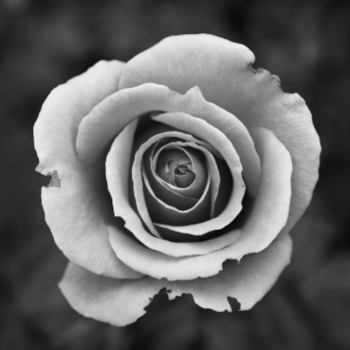
#> input picture 8-Procesamiento de Imagenes/demo-imgs/demo-imgs/rose.png, 350 x 350 px, found by its file name
$ jupyter execute --allow-errors NB1.ipynb   (shell and % lines are left out)
#> lines starting #> are read from the running program, lines starting #| are printed output that depends on the picture
# Conceptos básicos de numpy para manejos de imágenes

[cell 1]
import numpy as np
np.__version__

##Fundamentos de arrays

###Tipo de dato

[cell 2]
A1 = np.array([1, 4, 2, 5, 3])
A2 = np.array([3.14, 4, 2, 3])
A3 = np.array([1, 4, 2, 5, 3], dtype="uint8")
A4 = np.array([True, False, True])

print(type(A1))

print(A1.dtype)
print(A2.dtype)
print(A3.dtype)
print(A4.dtype)

Creación de arreglos

[cell 3]
A5 = np.array([ [1,2,3], [4,5,6], [7,8,9] ])
A6 = np.zeros(10, dtype=int)
A7 = np.ones((3, 5), dtype=float)
A8 = np.full((3, 5), 3.14)

# Create a 3x3 array of uniformly distributed
# pseudorandom values between 0 and 1
A9 = np.random.random((3, 3))

# Create a 3x3 array of normally distributed pseudorandom
# values with mean 0 and standard deviation 1
A10 = np.random.normal(0, 1, (3, 3))

# Create a 3x3 array of pseudorandom integers in the interval [0, 10)
A11 = np.random.randint(0, 10, (5, 5, 3))

Propiedades básicas de un arreglo

[cell 4]
print("A5.ndim:",  A5.ndim)
print("A5.shape:", A5.shape)
print("A5.size:",  A5.size)
print("A5.dtype:", A5.dtype)
print()
print("A11.ndim:",  A11.ndim)
print("A11.shape:", A11.shape)
print("A11.size:",  A11.size)
print("A11.dtype:", A11.dtype)

### Manipulación de arreglos de np

[cell 5]
import numpy as np
rng = np.random.default_rng(seed=1701)  # seed for reproducibility

x1 = rng.integers(10, size=6)  # one-dimensional array
x2 = rng.integers(10, size=(3, 4))  # two-dimensional array
x3 = rng.integers(10, size=(3, 4, 5))  # three-dimensional array

print("x1.ndim:",  x1.ndim)
print("x1.shape:", x1.shape)
print("x1.size:",  x1.size)
print("x1.dtype:", x1.dtype)
print()
print("x2.ndim:",  x2.ndim)
print("x2.shape:", x2.shape)
print("x2.size:",  x2.size)
print("x2.dtype:", x2.dtype)
print()
print("x3.ndim:",  x3.ndim)
print("x3.shape:", x3.shape)
print("x3.size:",  x3.size)
print("x3.dtype:", x3.dtype)

[cell 6]
print(x1[0])
print(x1[-2])

print(x2)
print(x2[0, 0])
print(x2[2, 0])
print(x2[2, -1])


print(x3[0, 0])

<font color='#ff4d00'>Ejercicio: Implementar un "inspector" de imágenes. A partir de un archivo deberá decir lo siguiente:

*   Si es una imagen color o escala de grises
*   Si tiene canal "alpha" (transparencia)
*   El ancho y alto de la imagen

</font>

##Array Slicing

Arreglos unidimensionales

[cell 7]
x1

[cell 8]
x1[1:4]

[cell 9]
x1[:3]

[cell 10]
x1[3:]

[cell 11]
x1[::2]

[cell 12]
x1[1::2]

[cell 13]
x1[::-1]

[cell 14]
x1[4::-2]  # every second element from index 4, reversed

Arreglos N dimensiones

[cell 15]
x2

[cell 16]
x2[2,2]

[cell 17]
x2[:2,:1]

[cell 18]
# Cuidado con esto si están acostumbrados a la sintaxis de lenguajes como C++, o Java
x2[:2][:1]

[cell 19]
x2[:3, ::2]

<font color='#ff4d00'>Ejercicio: Abrir una imagen monocanal y realizar un recorte (crop) sobre alguna zona de interés. Al finalizar guardar el recorte en disco</font>

<font color='#ff4d00'>Ejercicio: Abrir una imagen monocanal y reducir su tamaño a la mitad en ancho y alto, utilizando el algoritmo de "pixel más cercano". Mostrar los resultados e interpretar los resultados.</font>

#Cuestiones a tener en cuenta

(Si en algun momento no detectan el error en el procesamiento de la imagen, verifiquen esta sección y la correspondiente al gráficado de la imagen del notebook anterior.)

Tipo de dato

[cell 20]
x2[0, 0] = 12.5 # Cuidado con el tipo del arreglo
x2

### Los sub-arreglos son vistas, no copias

[cell 21]
import imageio.v3 as iio

im = iio.imread('rose.png')
#> im is the input picture: shape (350, 350); min 0, max 236, mean 99.6

print(im.shape)
#| (350, 350)

im_chica = im[::4, ::4]
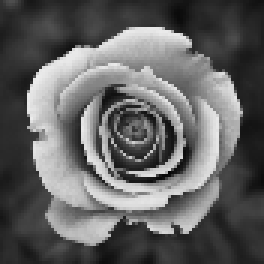
#> im_chica: shape (88, 88) (shown 3 times larger); min 6, max 236, mean 98.8


import matplotlib.pyplot as plt
plt.imshow(im_chica)

[cell 22]
im_chica[:] = 0
#> im_chica: shape (88, 88); every value is 0

# plt.imshow(im_chica, cmap="gray")
plt.imshow(im, cmap="gray")
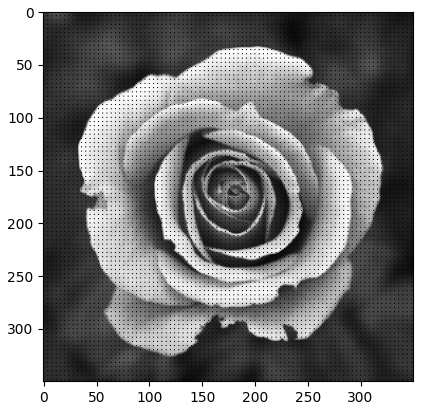
#> figure drawn by matplotlib, 1 panel

### Crear copias de arreglos

A veces necesitamos una copia de un arreglo, para eso tenemos el método copy()

[cell 23]
x2_sub_copy = x2[:2, :2].copy()
print(x2_sub_copy)

[cell 24]
x2_sub_copy[0, 0] = 42
print(x2_sub_copy)

[cell 25]
print(x2)

## Reshaping de arreglos

La función numpy.reshape() te permite cambiar la forma (shape) de un array sin cambiar sus datos.
Es decir, reorganiza los mismos valores en una estructura con diferentes dimensiones.

`nuevo_array = arr.reshape(nueva_forma)`

nueva_forma: una tupla con las nuevas dimensiones (como (2, 3))

El número total de elementos debe coincidir.

[cell 26]
a = np.array([1, 2, 3, 4, 5, 6])
b = a.reshape((2, 3))  # 2 filas, 3 columnas

print(b)

[cell 27]
a = np.arange(12)
b = a.reshape((3, -1))  # NumPy infiere 4 columnas → (3, 4)

print(b)

¿Retornará una copia?

[cell 28]
a[0] = 990
print(b)

La siguiente función la usaremos extensivamente para trabajar sobre imágenes, ¿Qué hace?

[cell 29]
def apply_matrix(img, M):
    return np.matmul( img.reshape((-1,3)), M.T ).reshape(img.shape)

[cell 30]
import imageio.v3 as iio

#> (the rest of this cell did not finish here and is left out)

## Concatenación de arreglos

La concatenación, o unión de dos arrays en NumPy, se realiza principalmente usando las funciones `np.concatenate`, `np.vstack` y `np.hstack`.
La función `np.concatenate` toma como primer argumento una tupla o lista de arrays, como se muestra aquí:

[cell 31]
x = np.array([1, 2, 3])
#> x = [1, 2, 3]
y = np.array([3, 2, 1])
np.concatenate([x, y])
#> Out = [1, 2, 3, 3, 2, 1]

[cell 32]
z = np.array([99, 99, 99])
print(np.concatenate([x, y, z]))
#| [ 1  2  3  3  2  1 99 99 99]

[cell 33]
grid = np.array([[1, 2, 3],
                 [4, 5, 6]])
grid

[cell 34]
np.concatenate([grid, grid])

[cell 35]
np.concatenate([grid, grid], axis=1)

vstack, hstack y dstack

[cell 36]
# vertically stack the arrays
np.vstack([x, grid])
#> Out = [[1, 2, 3], [1, 2, 3], [4, 5, 6]]

$ run again, with 8-Procesamiento de Imagenes/demo-imgs/demo-imgs/sunset.png copied over 8-Procesamiento de Imagenes/demo-imgs/demo-imgs/rose.png
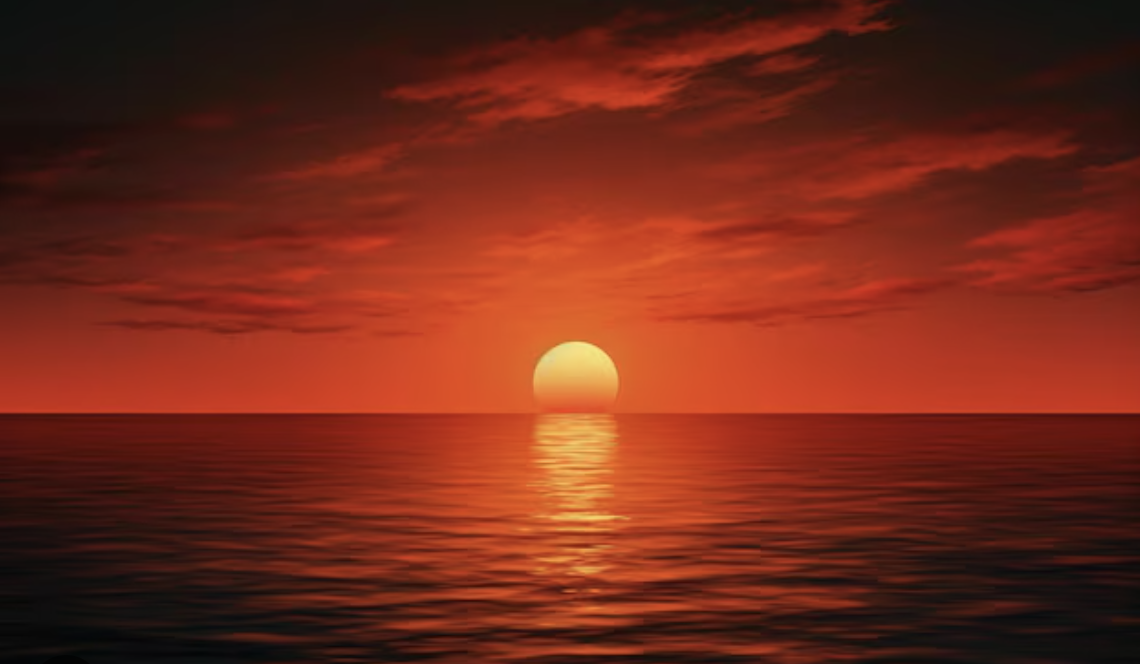
#> input picture 8-Procesamiento de Imagenes/demo-imgs/demo-imgs/sunset.png, 1140 x 664 px, found by its file name
#> im is the input picture: shape (664, 1140, 4); mean R, G, B, A 111.9, 41.2, 25.7, 255
#| (664, 1140, 4)
#> `im_chica = im[::4, ::4]`:
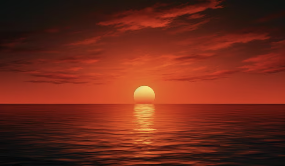
#> im_chica: shape (166, 285, 4); mean R, G, B, A 111.9, 41.2, 25.7, 255
#> `[cell 22] im_chica[:] = 0  # plt.imshow(im_chica, cmap="gray") plt.ims..`:
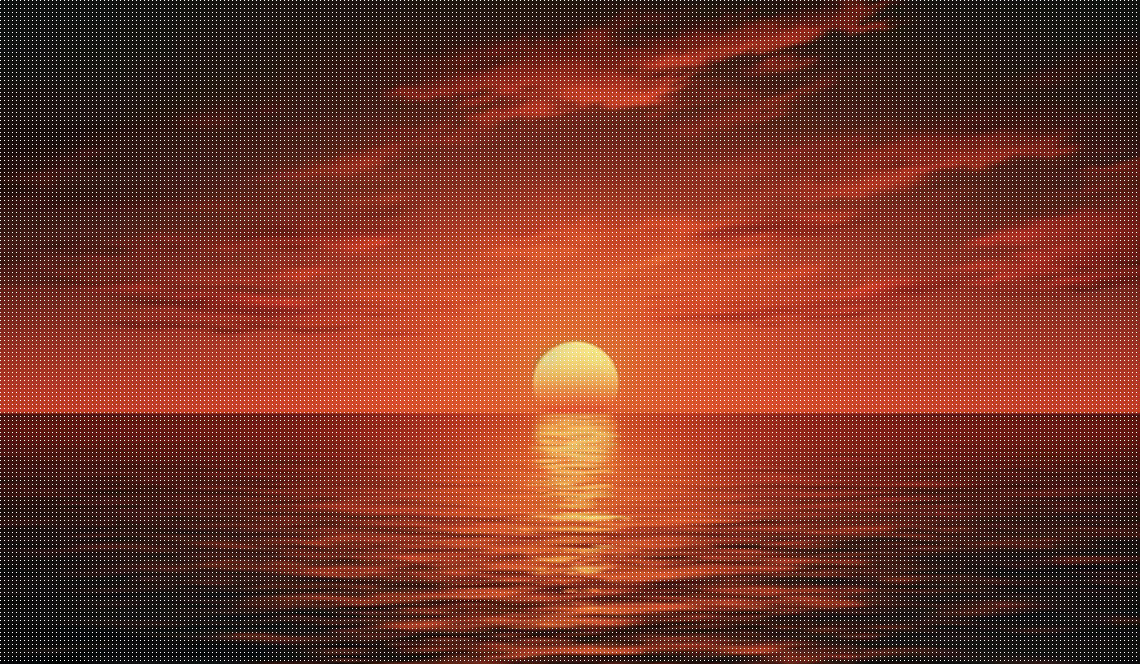
#> shown: shape (664, 1140, 4); mean R, G, B, A 105, 38.6, 24.1, 239.1; transparent parts drawn white
#> x = [1, 2, 3]
#> `np.concatenate([x, y])`: Out = [1, 2, 3, 3, 2, 1]
#| [ 1  2  3  3  2  1 99 99 99]
#> `np.vstack([x, grid])`: Out = [[1, 2, 3], [1, 2, 3], [4, 5, 6]]
